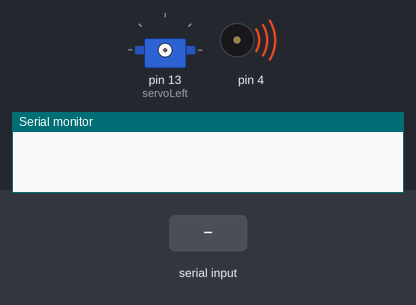
Recording of a sketch running on a simulated Arduino Uno, built with avr-gcc and run on an emulated ATmega328P. Shown: servo, buzzer (waves = sounding), the last lines printed to the serial monitor. The test bench sets the inputs (shaded band).

Above: at 0.1 s.
At 2.2 s:
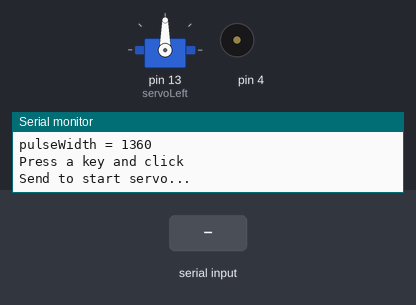
2.3 s: "1" received over Serial
At 3.1 s:
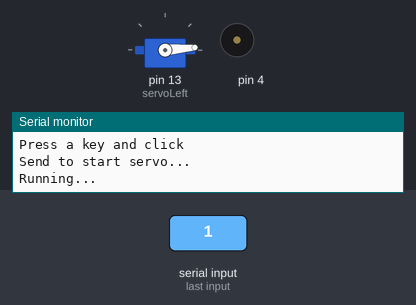
Timing chart, 0 to 5.3 s (numbered marks = the images above; inputs shaded):
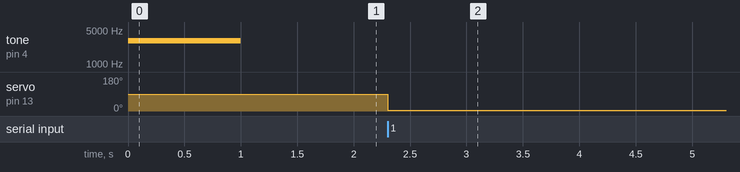

The sketch:

TestServoSpeed.ino
```cpp
#include <Servo.h>

Servo servoLeft;
Servo servoRight;

void setup()
{
tone(4, 3000, 1000);
delay(1000);
Serial.begin(9600);
servoLeft.attach(13);
}

void loop()
{
//Loop counts with pulseWidth from 1375 to 1625 in increments of 25.

for(int pulseWidth = 1360; pulseWidth <= 1625; pulseWidth += 25)
{
  Serial.print("pulseWidth = ");
  Serial.println(pulseWidth);
  Serial.println("Press a key and click");
  Serial.println("Send to start servo...");

  while(Serial.available() == 0);
  Serial.read();

  Serial.println("Running...");
  servoLeft.writeMicroseconds(600);
  delay(60000);
  servoLeft.writeMicroseconds(1500);
}

}
```

Measured:
- after the input at 2.3 s, servo on pin 13 (servoLeft): 90° → 5° at once
